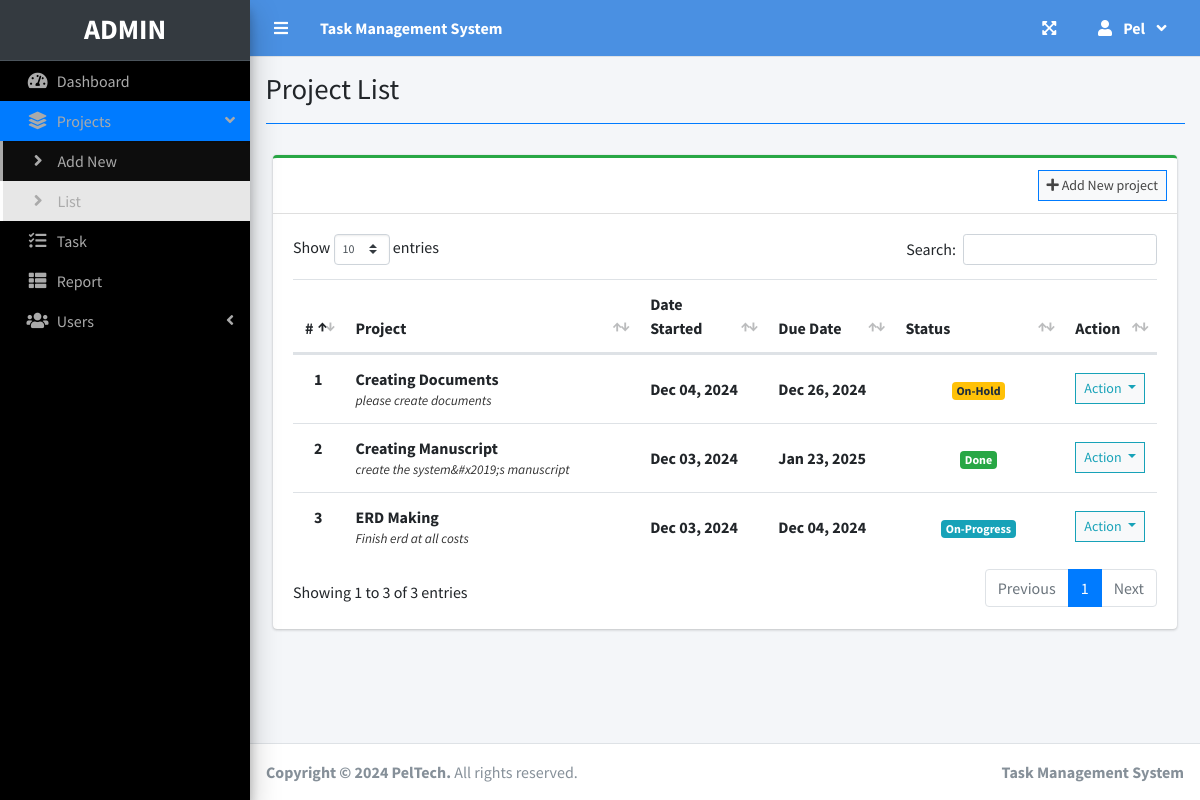
The app's page /index.php?page=project_list (signed in) with its own data.
### tables this page shows
CREATE TABLE `project_list` (
  `id` int(30) NOT NULL,
  `name` varchar(200) NOT NULL,
  `description` text NOT NULL,
  `status` tinyint(2) NOT NULL,
  `start_date` date NOT NULL,
  `end_date` date NOT NULL,
  `manager_id` int(30) NOT NULL,
  `user_ids` text NOT NULL,
  `date_created` datetime NOT NULL DEFAULT current_timestamp()
);

### project_list.php (the view, shortened to what this page needs)
<?php include'db_connect.php' ?>
<div class="col-lg-12">
	<div class="card card-outline card-success">
		<div class="card-header">
            <?php if($_SESSION['login_type'] != 3): ?>
			<div class="card-tools">
				<a class="btn btn-block btn-sm btn-default btn-flat border-primary" href="./index.php?page=new_project"><i class="fa fa-plus"></i> Add New project</a>
			</div>
            <?php endif; ?>
		</div>
		<div class="card-body">
			<table class="table tabe-hover table-condensed" id="list">
				<colgroup>
					<col width="5%">
					<col width="35%">
					<col width="15%">
					<col width="15%">
					<col width="20%">
					<col width="10%">
				</colgroup>
				<thead>
					<tr>
						<th class="text-center">#</th>
						<th>Project</th>
						<th>Date Started</th>
						<th>Due Date</th>
						<th>Status</th>
						<th>Action</th>
					</tr>
				</thead>
				<tbody>
					<?php
					$i = 1;
					$stat = array("Pending","Started","On-Progress","On-Hold","Over Due","Done");
					$where = "";
					$qry = $conn->query("SELECT * FROM project_list $where order by name asc");
					while($row= $qry->fetch_assoc()):
						$trans = get_html_translation_table(HTML_ENTITIES,ENT_QUOTES);
						unset($trans["\""], $trans["<"], $trans[">"], $trans["<h2"]);
						$desc = strtr(html_entity_decode($row['description']),$trans);
						$desc=str_replace(array("<li>","</li>"), array("",", "), $desc);
		                $cprog = $conn->query("SELECT * FROM task_list where project_id = {$row['id']} and status = 3")->num_rows;
		                $prod = $conn->query("SELECT * FROM user_productivity where project_id = {$row['id']}")->num_rows;
						if($row['status'] == 0 && strtotime(date('Y-m-d')) >= strtotime($row['start_date'])):
						if($prod  > 0  || $cprog > 0)
		                  $row['status'] = 2;
		                else
		                  $row['status'] = 1;
						elseif($row['status'] == 0 && strtotime(date('Y-m-d')) > strtotime($row['end_date'])):
						$row['status'] = 4;
						endif;
					?>
					<tr>
						<th class="text-center"><?php echo $i++ ?></th>
						<td>
							<p><b><?php echo ucwords($row['name']) ?></b></p>
							<p class="truncate"><?php echo strip_tags($desc) ?></p>
						</td>
						<td><b><?php echo date("M d, Y",strtotime($row['start_date'])) ?></b></td>
						<td><b><?php echo date("M d, Y",strtotime($row['end_date'])) ?></b></td>
						<td class="text-center">
							<?php
							  if($stat[$row['status']] =='Pending'){
							  	echo "<span class='badge badge-secondary'>{$stat[$row['status']]}</span>";
							  }elseif($stat[$row['status']] =='Started'){
							  	echo "<span class='badge badge-primary'>{$stat[$row['status']]}</span>";
							  }elseif($stat[$row['status']] =='On-Progress'){
							  	echo "<span class='badge badge-info'>{$stat[$row['status']]}</span>";
							  }elseif($stat[$row['status']] =='On-Hold'){
							  	echo "<span class='badge badge-warning'>{$stat[$row['status']]}</span>";
							  }elseif($stat[$row['status']] =='Over Due'){
							  	echo "<span class='badge badge-danger'>{$stat[$row['status']]}</span>";
							  }elseif($stat[$row['status']] =='Done'){
							  	echo "<span class='badge badge-success'>{$stat[$row['status']]}</span>";
							  }
							?>
						</td>
						<td class="text-center">
							<button type="button" class="btn btn-default btn-sm btn-flat border-info wave-effect text-info dropdown-toggle" data-toggle="dropdown" aria-expanded="true">
		                      Action
		                    </button>
						</td>
					</tr>
				<?php endwhile; ?>
				</tbody>
			</table>
		</div>
	</div>
</div>

### project_list.php (style rules this page uses)
table p { margin: unset !important; }
table td { vertical-align: middle !important }

### records on screen
project_list: name "Creating Documents", description "please create documents", start_date "Dec 04, 2024", end_date "Dec 26, 2024", status "On-Hold"
project_list: name "Creating Manuscript", description "create the system&#x2019;s manuscript", start_date "Dec 03, 2024", end_date "Jan 23, 2025", status "Done"
project_list: name "ERD Making", description "Finish erd at all costs", start_date "Dec 03, 2024", end_date "Dec 04, 2024", status "On-Progress"

### other values on screen
$_SESSION['system']['name'] "Task Management System"
$_SESSION['login_firstname'] "Pel"
$title "Project List"
